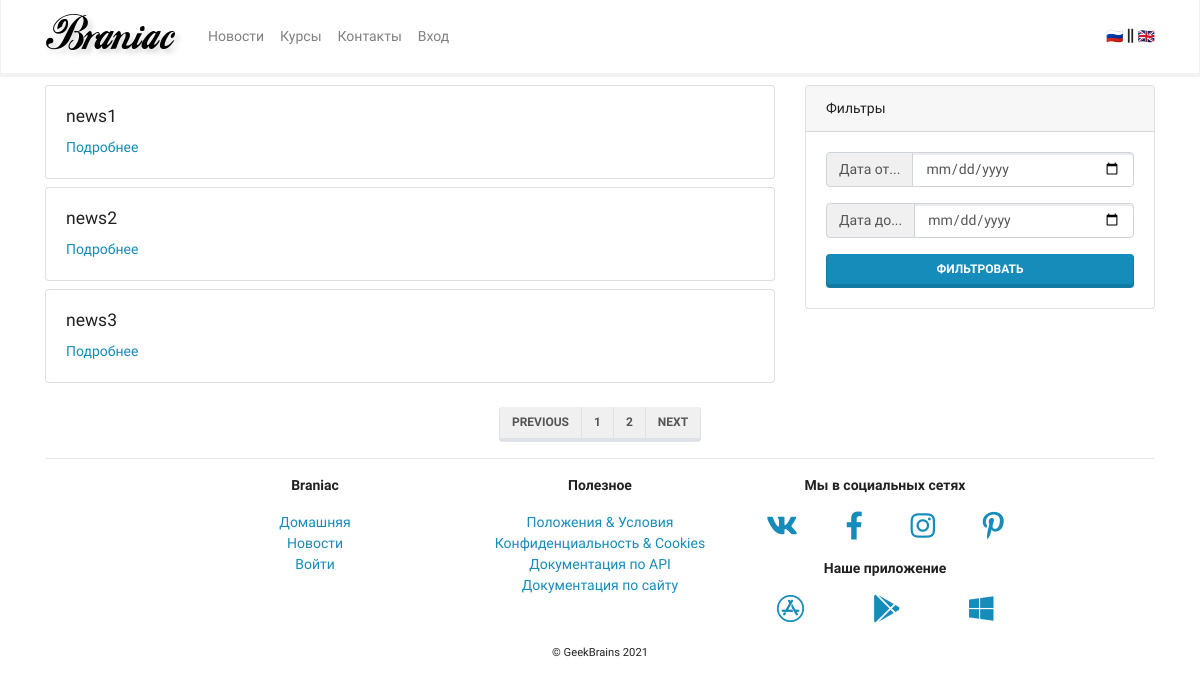
The page /mainapp/news/ on the database its author committed.
### mainapp/models.py (models this page shows, shortened)
class BaseModel(models.Model):
    created_at = models.DateTimeField(auto_now_add=True, verbose_name='Дата создания')
    updated_at = models.DateTimeField(auto_now=True, verbose_name='Дата последненго изменения')
    deleted = models.BooleanField(default=False, verbose_name='Удален')
    class Meta:
        abstract = True
        ordering = ('-created_at',)

class News(BaseModel):
    objects = NewsManager
    title = models.CharField(max_length=255, verbose_name='Заголовок')
    preamble = models.CharField(max_length=1000, verbose_name='Вступление')
    body = models.TextField(verbose_name='Содержимое')
    body_as_markdown = models.BooleanField(default=False, verbose_name='Способ разметки')
    class Meta:
        verbose_name = 'новость'
        verbose_name_plural = 'новости'

### mainapp/views.py (the view)
# urls.py: path('news/', views.NewsListView.as_view(), name='news'),
class NewsListView(ListView):
    model = News
    paginate_by: 5
    def get_queryset(self):
        return super().get_queryset().filter(deleted=False)

### mainapp/context_processor.py (called while the page is built)
def my_context_processor(request):
    return {
        'foo':'bar'
    }

### mainapp/templates/mainapp/news_list.html (shortened to what this page needs)
{% extends 'mainapp/base.html' %}
{% block content %}
<div class="row">
<div class="col-lg-8">
{% for item in object_list %}
<div class="card my-2">
  <div class="card-body">
    <h5 class="card-title">{{ item.title }}</h5>
        <div class="row">
          <div class="col">
            <a href="{% url 'mainapp:news_detail' pk=item.pk %}" class="card-link">Подробнее</a>
          </div>
        </div>
  </div>
</div>
{% endfor %}
</div>
  <div class="col-lg-4">
    <div class="card my-2 sticky-top">
      <div class="card-header">
      Фильтры
      </div>
      <div class="card-body">
        <form action="">
          <div class="input-group mb-3">
            <div class="input-group-prepend">
              <span class="input-group-text" id="basic-addon1">Дата от...</span>
            </div>
            <input type="date" class="form-control" name="dateFrom">
          </div>
          <div class="input-group mb-3">
            <div class="input-group-prepend">
              <span class="input-group-text" id="basic-addon1">Дата до...</span>
            </div>
            <input type="date" class="form-control" name="dateTo">
          </div>
          <button type="submit"class="btn btn-primary btn-block">Фильтровать</button>
        </form>
      </div>
    </div>
  </div>
</div>
<div class="row justify-content-center align-items-center mt-3 mb-n3">
  <nav aria-label="Page navigation example">
    <ul class="pagination">
      <li class="page-item">
        <a class="page-link" href="#">Previous</a>
      </li>
      <li class="page-item">
        <a class="page-link" href="#">1</a>
      </li>
      <li class="page-item">
        <a class="page-link" href="#">2</a>
      </li>
 <li class="page-item"><a class="page-link" href="#">Next</a></li>
    </ul>
   </nav>
</div>
{% endblock content %}

### rows shown on the page
News: title "news1"
News: title "news2"
News: title "news3"
